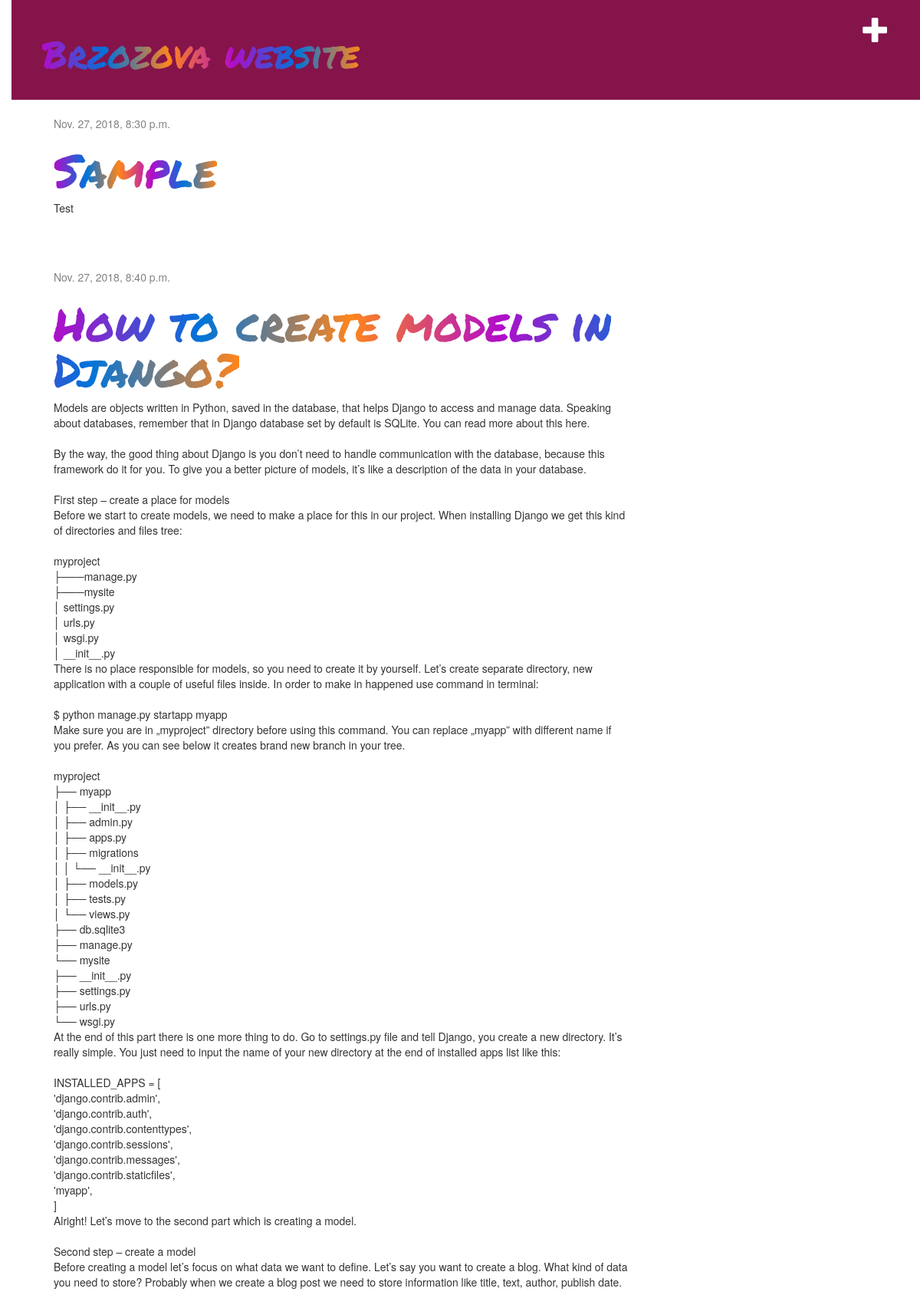
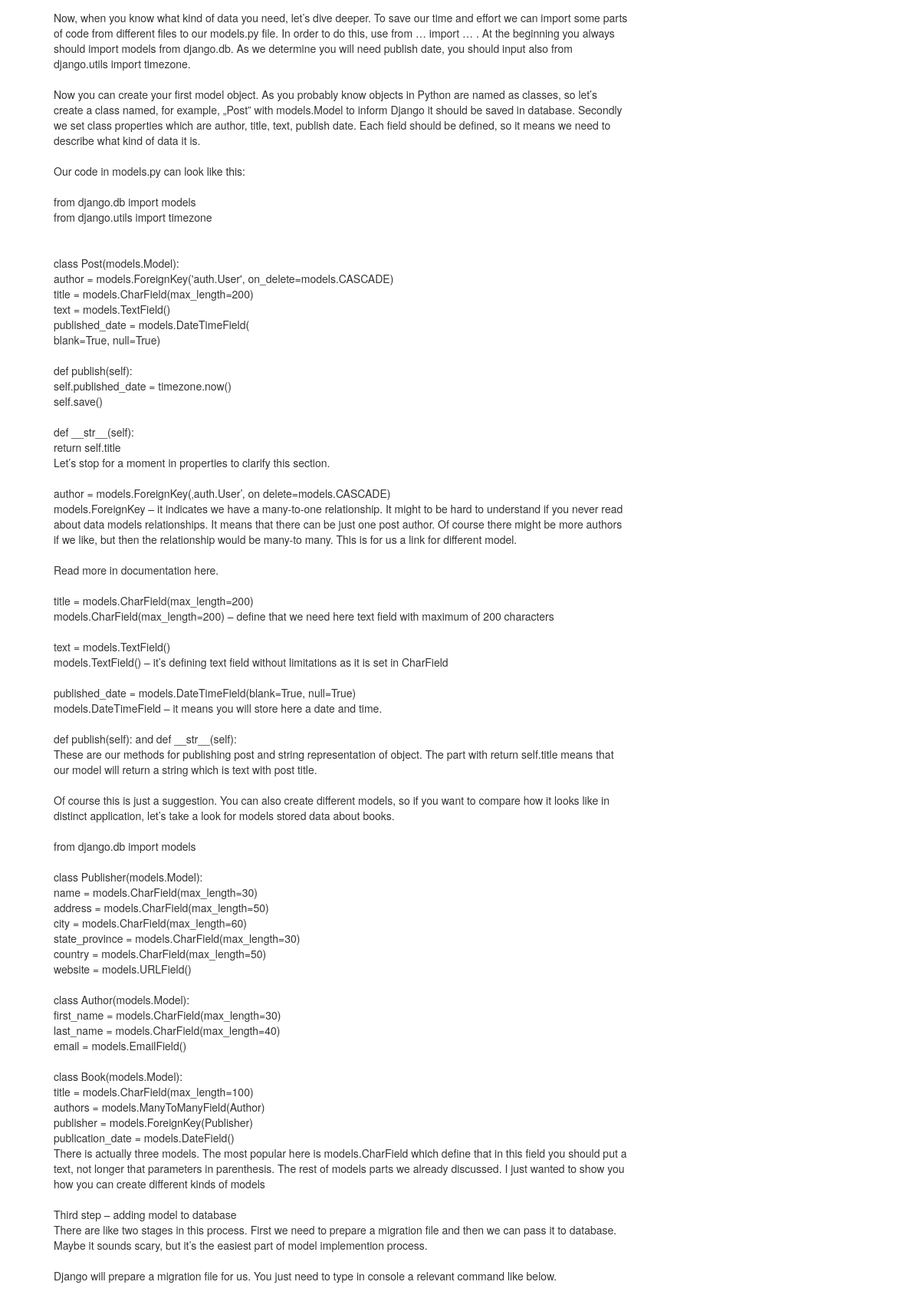
The app's page / (signed in, upper part) with its own data (2 pictures, top to bottom).
### brzozova/models.py (models this page shows, shortened)
class Post(models.Model):
    title = models.CharField(max_length=200)
    text = models.TextField()
    created_date = models.DateTimeField(
            default=timezone.now)
    published_date = models.DateTimeField(
            blank=True, null=True)

### brzozova/views.py (the view)
# urls.py: path('', views.post_list, name='post_list'),
def post_list(request):
    posts = Post.objects.filter(published_date__lte=timezone.now()).order_by('published_date')
    return render(request, 'brzozova/post_list.html', {'posts': posts})

### brzozova/templates/brzozova/post_list.html
{% extends 'brzozova/base.html' %}
{% block content %}
    {% for post in posts %}
        <div class="post">
            <div class="date">
                {{ post.published_date }}
            </div>
            <h1><a href="{% url 'post_detail' pk=post.pk %}">{{ post.title }}</a></h1>
            <p>{{ post.text|linebreaksbr }}</p>
        </div>
    {% endfor %}
{% endblock %}

### brzozova/static/css/brzozova.css (style rules this page uses)
h1 a { background: linear-gradient(to right, #B10DC9 , #0074D9, #FF851B, #B10DC9 , #0074D9, #FF851B); -webkit-background-clip: text; -webkit-text-fill-color: transparent; font-size: 60px; line-height: 60px; font-family: 'Permanent Marker', cursive; }
body { padding-left: 15px; }
h1, h2, h3, h4 { font-family: 'Permanent Marker', cursive; }
.date { color: #828282; }
.post { margin-bottom: 70px; }
.post h1 a, .post h1 a:visited { color: #000000; }

### records on screen
Post: published_date "Nov. 27, 2018, 8:30 p.m.", title "Sample", text "Test"
Post: published_date "Nov. 27, 2018, 8:40 p.m.", title "How to create models in Django?", text "Models are objects written in Python, saved in the database, that helps Django to access and manage data. Speaking about databases, remember that in Django database set by default is SQLite. You can read more about this here. By the way, the good thing about Django is you don’t need to handle communication with the database, because this framework do it for you. To give you a better picture of models, it’s like a description of the data in your database. First step – create a place for models Before we start to create models, we need to make a place for this in our project. When installing Django we get this kind of directories and files tree: myproject ├───manage.py ├───mysite │…"
